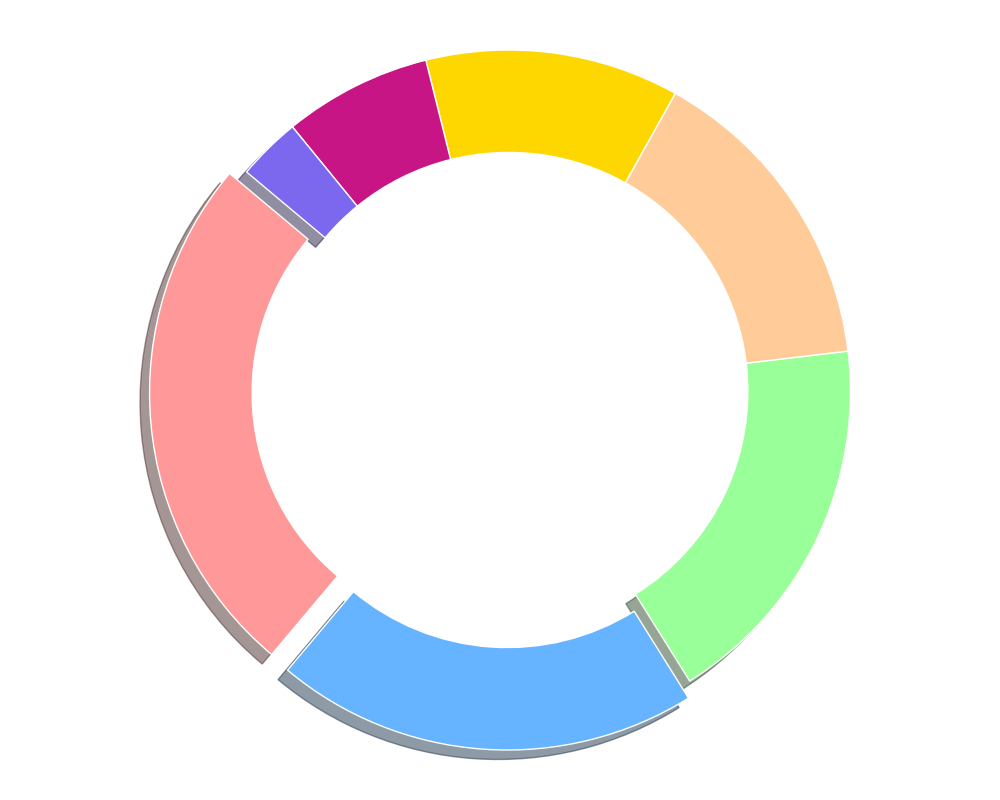

Source code (Python):
import matplotlib.pyplot as plt
import numpy as np

focus_areas = ['Artificial Intelligence', 'Fintech', 'HealthTech', 'EdTech', 'Blockchain', 'IoT', 'Cybersecurity']
percentages = [25, 20, 18, 15, 12, 7, 3]

colors = ['#FF9999', '#66B3FF', '#99FF99', '#FFCC99', '#FFD700', '#C71585', '#7B68EE']

fig, ax = plt.subplots(figsize=(10, 8))
explode = (0.05, 0.05, 0, 0, 0, 0, 0)

ax.pie(percentages, startangle=140, colors=colors, pctdistance=0.85,
       wedgeprops=dict(width=0.3, edgecolor='w'), explode=explode, shadow=True)

centre_circle = plt.Circle((0, 0), 0.70, fc='white')
fig.gca().add_artist(centre_circle)

plt.axis('equal')
plt.tight_layout()

plt.show()
